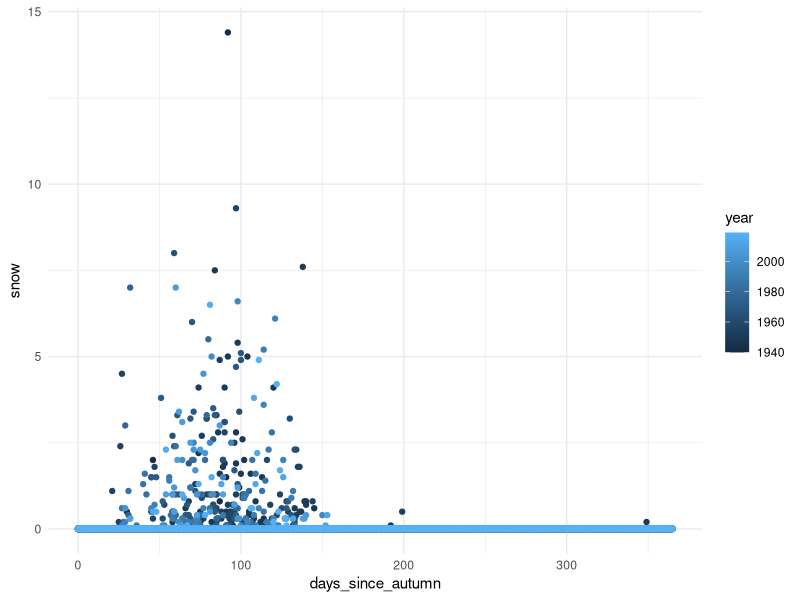
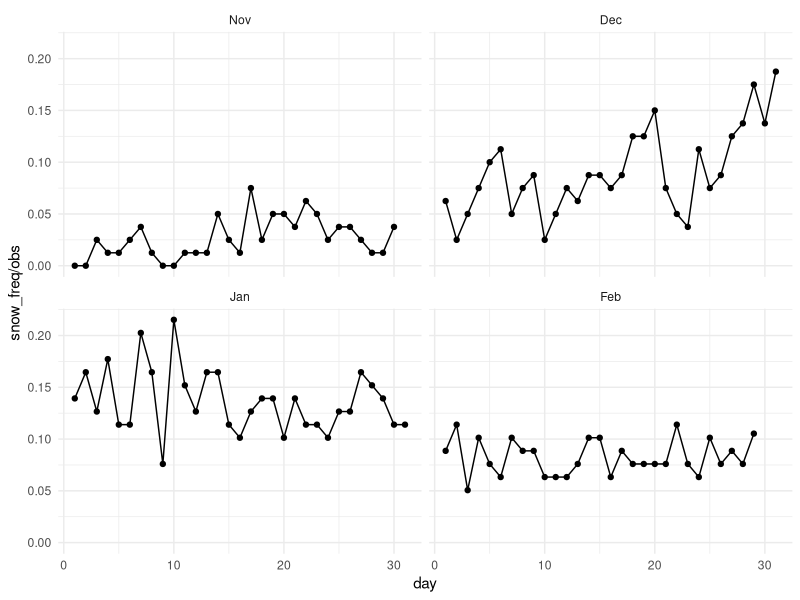
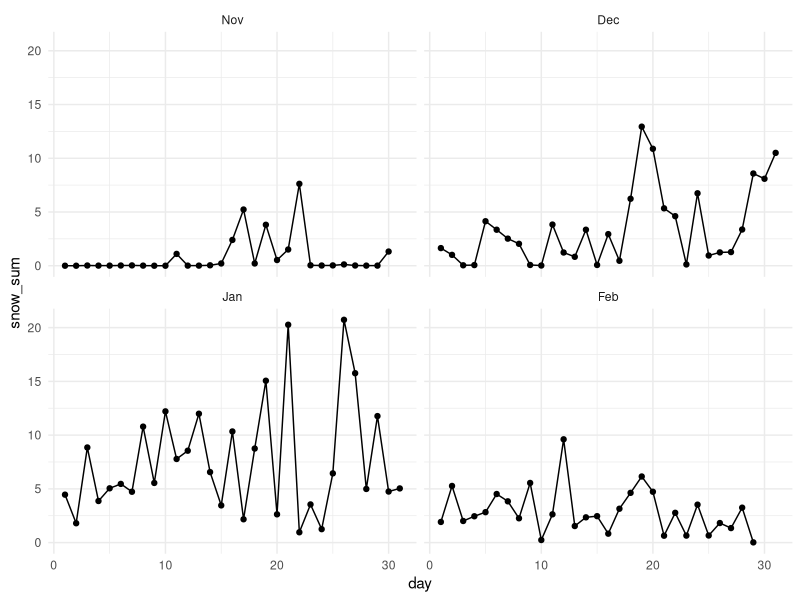
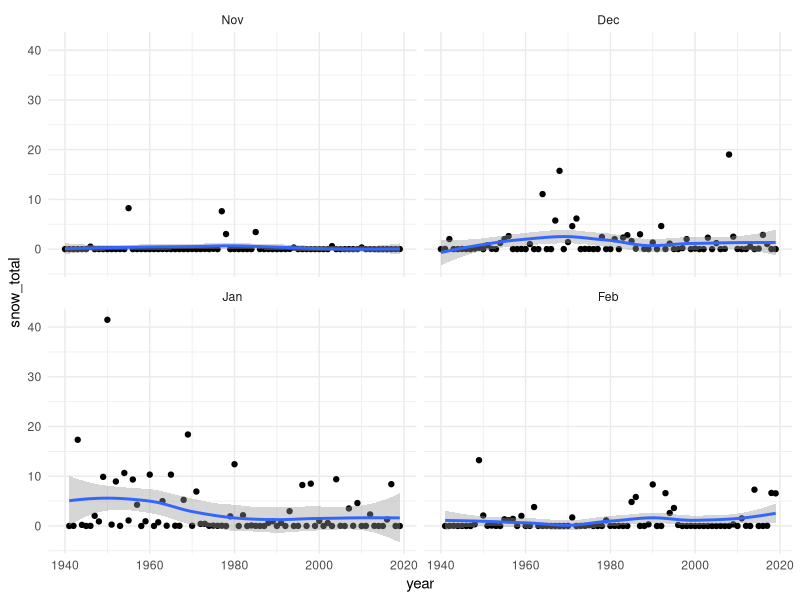
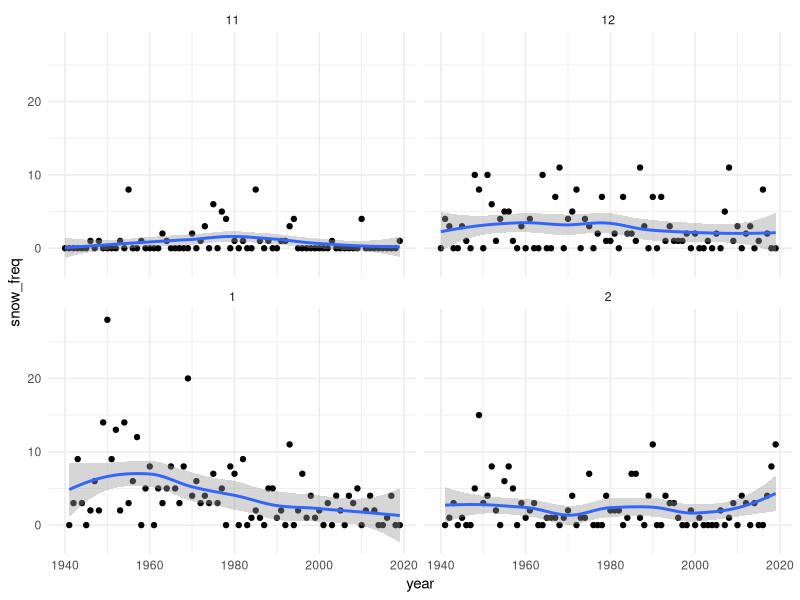

Reproduce these figures in R, in order.
## ---- chunk 1
library(dplyr)
library(ggplot2)
library(readr)
library(tidyr)
library(tibble)
library(lubridate)

theme_set(theme_minimal())
## ---- chunk 2
pdx_climate_raw <- read_csv(
    "Portland_dailyclimatedata.csv", 
    skip = 6)
## ---- chunk 3
colnames(pdx_climate_raw)
## ---- chunk 4
colnames(pdx_climate_raw) <- c('year','month','obs_type_abbr',
                               paste("day",as.character(seq(1:31)),sep='_'),
                               'avg_or_total')

colnames(pdx_climate_raw)
## ---- chunk 5
str(pdx_climate_raw)
## ---- chunk 6
head(pdx_climate_raw)
## ---- chunk 7
tail(pdx_climate_raw)
## ---- chunk 8
pdx_climate_wide0 <- filter(pdx_climate_raw,year<2020)
## ---- chunk 9
pdx_longer <- pdx_climate_wide0 %>% 
  select(!avg_or_total) %>%
  pivot_longer(
    cols = day_1:day_31,
    names_to = 'day'
  ) %>%
  mutate(
    day = as.numeric(substr(day,5,6))
  )

head(pdx_longer)
## ---- chunk 10
pdx_longer <- pdx_longer %>% 
  filter(
    !(value %in% c('M','-'))  # Drop missing records
  )

## ---- chunk 11
obs_type_lookup <- tribble(
  ~obs_type_abbr, ~obs_type,
  "TX", "max_temp",
  "TN", "min_temp",
  "PR", "precip",
  "SN", "snow"
)
## ---- chunk 12
pdx_longer <- pdx_longer %>%
  inner_join(obs_type_lookup, by='obs_type_abbr')
## ---- chunk 13
pdx_daily <- pdx_longer %>%
  select(year,month,day,obs_type,value) %>%
  pivot_wider(
    id_cols = c(year,month,day),
    names_from = obs_type,
    values_from = value
  )

head(pdx_daily)
## ---- chunk 14
pdx_daily %>% 
  select(precip,snow) %>%
  filter(!(precip %in% c('T','T/A','0')) & !(snow %in% c('T','T/A','0'))) %>%
  mutate(
    precip = as.numeric(precip),
    snow = as.numeric(snow)
  ) %>%
  summary
          
## ---- chunk 15
pdx_daily %>% filter(year == 1953 & month == 5 & day %in% c(1,8))
## ---- chunk 16
pdx_daily <- pdx_daily %>%
  mutate(
    snow = sub("/A","",snow)
  )
## ---- chunk 17
pdx_daily %>% filter(year == 1953 & month == 5 & day %in% c(1,8))
## ---- chunk 18
pdx_daily <- pdx_daily %>%
  mutate(
    obs_date = make_date(year,month,day),
    max_temp = as.numeric(max_temp),
    min_temp = as.numeric(min_temp),
    precip = as.numeric(ifelse(precip == "T",0.001,precip)),
    snow = as.numeric(ifelse(snow == "T",0.01,snow))
  ) %>% 
  mutate(
    snow = ifelse(is.na(snow),0,snow),
    dayofyear = as.integer(obs_date - make_date(year,1,1)) + 1,
    days_since_autumn = ifelse(month < 10 | (month == 10 & day < 21),
                               obs_date - make_date(year-1,10,21),
                               obs_date - make_date(year,10,21))
  )
  

head(pdx_daily)
## ---- chunk 19

ggplot(pdx_daily,aes(days_since_autumn,snow,color=year))+geom_point()
## ---- chunk 20
# snow summary by month, day
snow_day_summary <- pdx_daily %>%
  
  filter(month %in% c(11,12,1,2)) %>%
  group_by(month,day) %>%
  summarise(
    obs = n(),
    snow_record = max(snow),
    snow_sum = sum(snow),
    snow_freq = sum(I(snow>0))
  )
head(snow_day_summary)
## ---- chunk 21
ggplot(snow_day_summary,aes(day,snow_freq/obs))+geom_point()+geom_line()+facet_wrap(~factor(month,labels = c("Nov","Dec","Jan","Feb"),levels=c(11,12,1,2)))
## ---- chunk 22
ggplot(snow_day_summary,aes(day,snow_sum))+geom_point()+geom_line()+facet_wrap(~factor(month,labels = c("Nov","Dec","Jan","Feb"),levels=c(11,12,1,2)))
## ---- chunk 23
# monthly snow totals trend over time
pdx_daily %>%
  filter(month %in% c(11,12,1,2)) %>%
  group_by(year,month) %>%
  summarize(snow_total = sum(snow)) %>%
  ggplot(aes(year,snow_total)) + geom_point() + geom_smooth() +facet_wrap(~factor(month,labels = c("Nov","Dec","Jan","Feb"),levels=c(11,12,1,2)))
## ---- chunk 24
# monthly snow freq trend over time
pdx_daily %>%
  filter(month %in% c(11,12,1,2)) %>%
  group_by(year,month) %>%
  summarize(snow_freq = sum(I(snow>0))) %>%
  ggplot(aes(year,snow_freq)) + geom_point() + geom_smooth() +facet_wrap(~factor(month,levels=c(10,11,12,1,2,3)))
